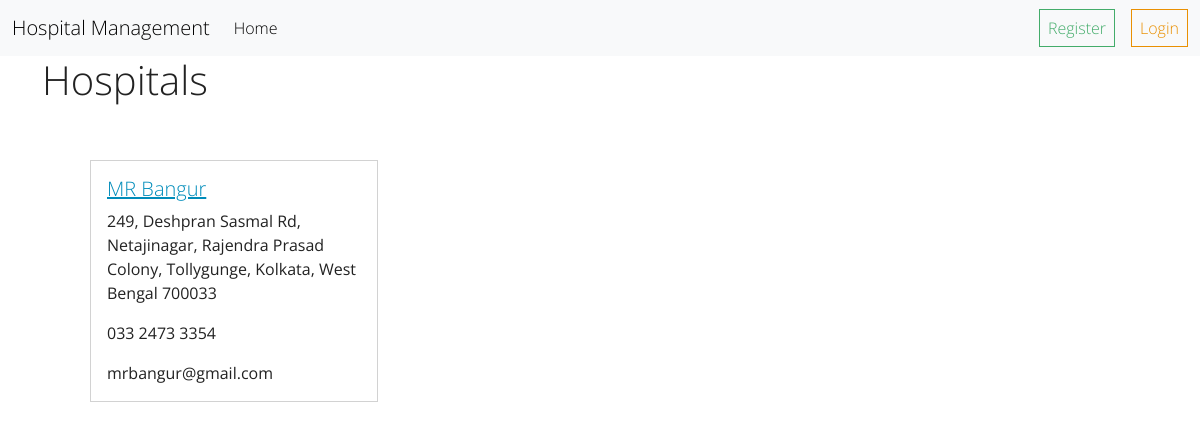
/, run on an earlier commit of the app's database.
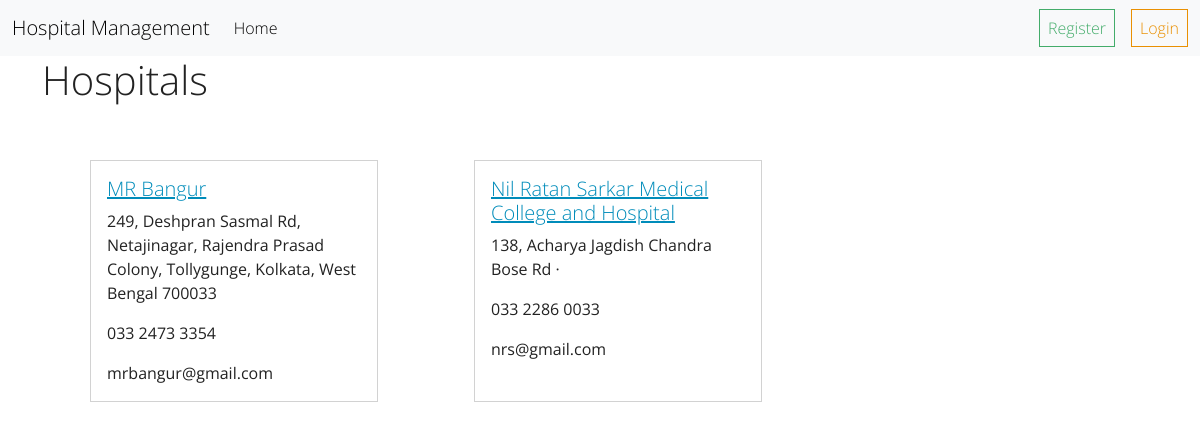
And on a later commit of the database.
### hospital/models.py (models this page shows, shortened)
class Hospital(models.Model):
    name = models.CharField(max_length=255)
    address = models.TextField()
    phone = models.CharField(max_length=15)
    email = models.EmailField(unique=True)
    website = models.URLField(blank=True, null=True)
    created_at = models.DateTimeField(auto_now_add=True, blank=True, null=True)
    image = models.ImageField(upload_to="hospital_images",blank=True,null=True)
    def __str__(self):
        return self.name

### hospital_management/views.py (the view)
# urls.py: 2. Add a URL to urlpatterns:  path('', views.home, name='home')
def home(request):
    hospitals = Hospital.objects.all()
    print(hospitals)
    ctx = {
       "hospitals": hospitals
    }
    return render(request, 'home.html',context=ctx)

### templates/home.html
{% extends "layout.html" %} {% block content %}
<div class="container">
    <h1 class="ml-4">Hospitals</h1>
    <div class="d-flex flex-wrap">
      {% for hospital in hospitals  %}
      {%include "partials/hospitalCard.html"%}
    {% endfor %}
    </div>
</div>
{% endblock content %}

### templates/partials/hospitalCard.html (shortened to what this page needs)
<div class="card m-5" style="width: 18rem;">
    <div class="card-body">
      <h5 class="card-title"><a href="{% url "show_hospital" hospital.id %}">{{hospital.name}}</a></h5>
      <p class="card-text">{{hospital.address}}</p>
      <p class="card-text">{{hospital.phone}}</p>
      <p class="card-text">{{hospital.email}}</p>
    </div>
  </div>

What changed in the data, as far as the page shows it:
added Hospital: name "Nil Ratan Sarkar Medical College and Hospital", address "138, Acharya Jagdish Chandra Bose Rd ·", phone "033 2286 0033", email "nrs@gmail.com"
